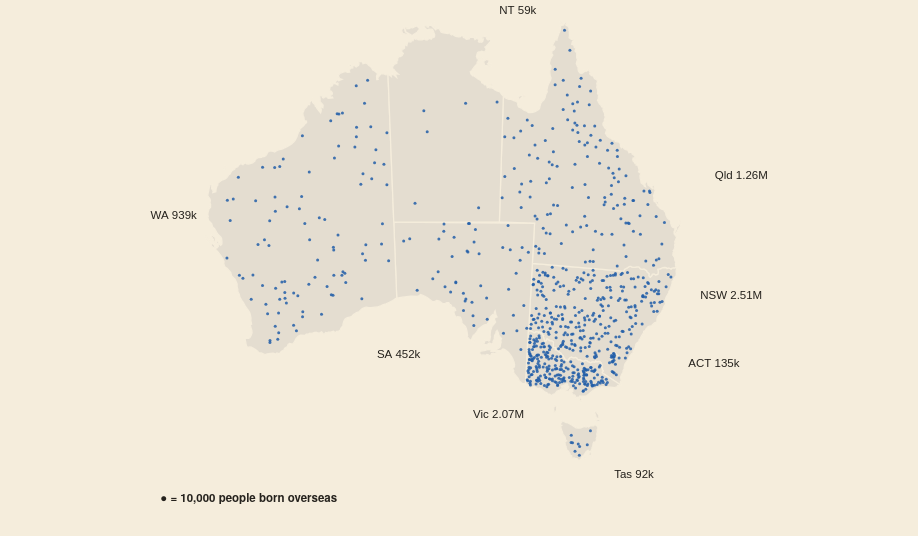

Express this chart as Vega-Lite.
### Vega-Lite specification from a JSON file in a GitHub repository (floating-point values rounded to 4 significant figures; data arrays with more than 128 entries replaced by an {"elided": "..."} marker saying what was removed)
{"$schema": "https://vega.github.io/schema/vega-lite/v5.json", "width": 900, "height": 520, "autosize": {"type": "pad"}, "config": {"background": null, "font": "IBM Plex Sans, Helvetica Neue, Arial, sans-serif", "padding": 4, "view": {"stroke": null}, "axis": {"labelColor": "#675f54", "titleColor": "#675f54", "gridColor": "#d3c5a8", "domainColor": "#d3c5a8", "tickColor": "#d3c5a8", "labelFont": "IBM Plex Sans, Helvetica Neue, Arial, sans-serif", "labelFontSize": 11, "titleFont": "IBM Plex Sans, Helvetica Neue, Arial, sans-serif", "titleFontWeight": 500, "titleFontSize": 11.5}, "legend": {"labelColor": "#675f54", "titleColor": "#25221d", "labelFont": "IBM Plex Sans, Helvetica Neue, Arial, sans-serif", "titleFont": "IBM Plex Sans, Helvetica Neue, Arial, sans-serif", "titleFontWeight": 600, "labelFontSize": 12, "titleFontSize": 12, "symbolStrokeColor": "#f5eddc"}, "text": {"color": "#25221d", "font": "IBM Plex Sans, Helvetica Neue, Arial, sans-serif"}, "tooltipFormat": {"numberFormat": ",.0f"}}, "projection": {"type": "conicEqualArea", "parallels": [-18, -36], "rotate": [-134, 0]}, "params": [{"name": "per", "value": 10000, "bind": {"input": "radio", "options": [10000, 20000, 50000], "labels": ["10,000", "20,000", "50,000"], "name": "One dot = "}}, {"name": "hl", "value": "", "bind": {"input": "select", "options": ["", "Western Australia", "Victoria", "New South Wales", "Australian Capital Territory", "South Australia", "Queensland", "Northern Territory", "Tasmania"], "labels": ["All states", "Western Australia", "Victoria", "New South Wales", "Australian Capital Territory", "South Australia", "Queensland", "Northern Territory", "Tasmania"], "name": "Highlight a state "}}], "layer": [{"data": {"values": {"type": "Topology", "arcs": {"elided": "106 rows, 2810 int values in total"}, "transform": {"scale": [0.002035, 0.001652], "translate": [112.9, -43.63]}, "objects": {"states": {"type": "GeometryCollection", "geometries": [{"arcs": [[0, 1, 2, 3, 4, 5, 6, 7, 8, 9, 10, 11, 12, 13, 14, 15, 16, 17, 18, 19, 20, 21, 22, 23, 24, 25, 26, 27, 28, 29, 30, 31, 32, 33, 34, 35, 36, 37, 38, 39, 40, 41, 42, 43, 44, 45], [46]], "type": "Polygon", "properties": {"STATE_CODE": "1", "STATE_NAME": "New South Wales"}, "id": 0}, {"arcs": [[47, 48, 49, -38, 50, -36, 51, -34, 52, -32, 53, -30, 54, -28, 55, -26, 56, 57, -23, 58, -21, 59, 60, 61, -17, 62, -15, 63, -13, 64, -11, 65, -9, 66, -7, 67, -5, 68, 69, 70, -1, 71]], "type": "Polygon", "properties": {"STATE_CODE": "2", "STATE_NAME": "Victoria"}, "id": 1}, {"arcs": [[[-45, 72, -43, 73, -41, 74, 75, 76, 77]], [[78]], [[79]], [[80]], [[81]], [[82]]], "type": "MultiPolygon", "properties": {"STATE_CODE": "3", "STATE_NAME": "Queensland"}, "id": 2}, {"arcs": [[[83, 84, -48, 85]], [[86]]], "type": "MultiPolygon", "properties": {"STATE_CODE": "4", "STATE_NAME": "South Australia"}, "id": 3}, {"arcs": [[[87, 88]], [[89]], [[90]], [[91]]], "type": "MultiPolygon", "properties": {"STATE_CODE": "5", "STATE_NAME": "Western Australia"}, "id": 4}, {"arcs": [[[92]], [[93]], [[94]], [[95]], [[96]], [[97]]], "type": "MultiPolygon", "properties": {"STATE_CODE": "6", "STATE_NAME": "Tasmania"}, "id": 5}, {"arcs": [[[-77, 98, 99]], [[100]], [[101]], [[102]], [[103]], [[104]], [[105]]], "type": "MultiPolygon", "properties": {"STATE_CODE": "7", "STATE_NAME": "Northern Territory"}, "id": 6}, {"arcs": [[-47]], "type": "Polygon", "properties": {"STATE_CODE": "8", "STATE_NAME": "Australian Capital Territory"}, "id": 7}]}}}, "format": {"type": "topojson", "feature": "states"}}, "mark": {"type": "geoshape", "fill": "#e4ddd0", "stroke": "#f5eddc", "strokeWidth": 1.25, "cursor": "pointer"}, "transform": [{"lookup": "properties.STATE_NAME", "from": {"data": {"values": [{"s_name": "Western Australia", "s_share": 34.1, "s_growth": 5.5, "s_os": 938900, "s_pop": 2749370, "s_top": "England", "s_topn": 211730}, {"s_name": "Victoria", "s_share": 31.7, "s_growth": 7.2, "s_os": 2072570, "s_pop": 6547820, "s_top": "India", "s_topn": 272250}, {"s_name": "New South Wales", "s_share": 31, "s_growth": 6.2, "s_os": 2510260, "s_pop": 8097060, "s_top": "China", "s_topn": 261330}, {"s_name": "Australian Capital Territory", "s_share": 29.8, "s_growth": 6.9, "s_os": 134900, "s_pop": 452510, "s_top": "India", "s_topn": 17510}, {"s_name": "South Australia", "s_share": 25.1, "s_growth": 3.9, "s_os": 452410, "s_pop": 1802600, "s_top": "England", "s_topn": 98770}, {"s_name": "Queensland", "s_share": 24.2, "s_growth": 6.2, "s_os": 1263640, "s_pop": 5215810, "s_top": "New Zealand", "s_topn": 229920}, {"s_name": "Northern Territory", "s_share": 23.9, "s_growth": 7.8, "s_os": 59240, "s_pop": 248150, "s_top": "Philippines", "s_topn": 7320}, {"s_name": "Tasmania", "s_share": 16.3, "s_growth": 5.5, "s_os": 92320, "s_pop": 567240, "s_top": "England", "s_topn": 20420}]}, "key": "s_name", "fields": ["s_name", "s_share", "s_growth", "s_os", "s_pop", "s_top", "s_topn"]}}], "params": [{"name": "hov10", "select": {"type": "point", "fields": ["s_name"], "on": "pointerover", "clear": "pointerout"}}], "encoding": {"stroke": {"condition": {"param": "hov10", "empty": false, "value": "#111111"}, "value": "#f5eddc"}, "strokeWidth": {"condition": {"param": "hov10", "empty": false, "value": 2.5}, "value": 1.25}, "tooltip": [{"field": "s_name", "title": "State / territory"}, {"field": "s_share", "title": "Born overseas, 2021 (%)", "format": ".1f"}, {"field": "s_os", "title": "Overseas-born residents", "format": ","}, {"field": "s_pop", "title": "Total population, 2021", "format": ","}, {"field": "s_top", "title": "Largest overseas birthplace"}, {"field": "s_topn", "title": "Residents born there", "format": ","}, {"field": "s_growth", "title": "Change in share since 2001 (pts)", "format": "+.1f"}]}}, {"data": {"values": {"elided": "751 records"}}, "transform": [{"filter": "datum.i % (per / 10000) == 0"}], "mark": {"type": "circle", "size": 9}, "encoding": {"longitude": {"field": "lon", "type": "quantitative"}, "latitude": {"field": "lat", "type": "quantitative"}, "color": {"value": "#225ea8"}, "opacity": {"condition": {"test": "hl == '' || datum.name == hl", "value": 0.85}, "value": 0.12}}}, {"data": {"values": [{"abbr": "WA", "tot": 938900, "x": 112.5, "y": -24, "side": "l", "l": "WA 939k"}, {"abbr": "Vic", "tot": 2072570, "x": 141, "y": -40.5, "side": "l", "l": "Vic 2.07M"}, {"abbr": "NSW", "tot": 2510260, "x": 156, "y": -30, "side": "r", "l": "NSW 2.51M"}, {"abbr": "ACT", "tot": 134900, "x": 156, "y": -35.2, "side": "r", "l": "ACT 135k"}, {"abbr": "SA", "tot": 452410, "x": 131, "y": -36, "side": "l", "l": "SA 452k"}, {"abbr": "Qld", "tot": 1263640, "x": 155.5, "y": -21, "side": "r", "l": "Qld 1.26M"}, {"abbr": "NT", "tot": 59240, "x": 137.5, "y": -10, "side": "r", "l": "NT 59k"}, {"abbr": "Tas", "tot": 92320, "x": 150.5, "y": -44.5, "side": "r", "l": "Tas 92k"}]}, "transform": [{"filter": "datum.side == 'r'"}], "mark": {"type": "text", "align": "left", "fontSize": 11.5, "font": "IBM Plex Sans Condensed, Arial Narrow, sans-serif", "fontWeight": 500, "baseline": "middle"}, "encoding": {"longitude": {"field": "x", "type": "quantitative"}, "latitude": {"field": "y", "type": "quantitative"}, "text": {"field": "l"}, "color": {"value": "#25221d"}}}, {"data": {"values": [{"abbr": "WA", "tot": 938900, "x": 112.5, "y": -24, "side": "l", "l": "WA 939k"}, {"abbr": "Vic", "tot": 2072570, "x": 141, "y": -40.5, "side": "l", "l": "Vic 2.07M"}, {"abbr": "NSW", "tot": 2510260, "x": 156, "y": -30, "side": "r", "l": "NSW 2.51M"}, {"abbr": "ACT", "tot": 134900, "x": 156, "y": -35.2, "side": "r", "l": "ACT 135k"}, {"abbr": "SA", "tot": 452410, "x": 131, "y": -36, "side": "l", "l": "SA 452k"}, {"abbr": "Qld", "tot": 1263640, "x": 155.5, "y": -21, "side": "r", "l": "Qld 1.26M"}, {"abbr": "NT", "tot": 59240, "x": 137.5, "y": -10, "side": "r", "l": "NT 59k"}, {"abbr": "Tas", "tot": 92320, "x": 150.5, "y": -44.5, "side": "r", "l": "Tas 92k"}]}, "transform": [{"filter": "datum.side == 'l'"}], "mark": {"type": "text", "align": "right", "fontSize": 11.5, "font": "IBM Plex Sans Condensed, Arial Narrow, sans-serif", "fontWeight": 500, "baseline": "middle"}, "encoding": {"longitude": {"field": "x", "type": "quantitative"}, "latitude": {"field": "y", "type": "quantitative"}, "text": {"field": "l"}, "color": {"value": "#25221d"}}}, {"data": {"values": [{"x": 104, "y": -44.5}]}, "transform": [{"calculate": "'● = ' + format(per, ',') + ' people born overseas'", "as": "l"}], "mark": {"type": "text", "align": "left", "fontSize": 11.5, "font": "IBM Plex Sans, Helvetica Neue, Arial, sans-serif", "fontWeight": 600}, "encoding": {"longitude": {"field": "x", "type": "quantitative"}, "latitude": {"field": "y", "type": "quantitative"}, "text": {"field": "l"}, "color": {"value": "#25221d"}}}, {"data": {"values": [{"type": "Feature", "properties": {}, "geometry": {"type": "MultiPoint", "coordinates": [[101, -8], [168, -8], [168, -46], [101, -46]]}}]}, "mark": {"type": "geoshape", "opacity": 0, "filled": false, "strokeOpacity": 0}}], "background": "#f5eddc"}
